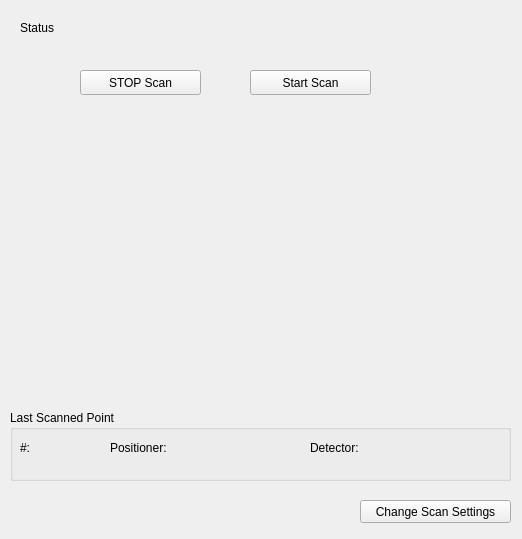
<?xml version="1.0" encoding="UTF-8"?>
<ui version="4.0">
 <class>Form</class>
 <widget class="QWidget" name="Form">
  <property name="geometry">
   <rect>
    <x>0</x>
    <y>0</y>
    <width>522</width>
    <height>539</height>
   </rect>
  </property>
  <property name="windowTitle">
   <string>Form</string>
  </property>
  <widget class="VCLStopPushButton" name="vclstoppushbutton">
   <property name="geometry">
    <rect>
     <x>80</x>
     <y>70</y>
     <width>121</width>
     <height>25</height>
    </rect>
   </property>
   <property name="text">
    <string>STOP Scan</string>
   </property>
   <property name="variable" stdset="0">
    <string>MCTCFG01:MONO01_OPT_SCAN.EXSC</string>
   </property>
   <property name="clickText">
    <string>0</string>
   </property>
  </widget>
  <widget class="VCLStartPushButton" name="vclstartpushbutton">
   <property name="geometry">
    <rect>
     <x>250</x>
     <y>70</y>
     <width>121</width>
     <height>25</height>
    </rect>
   </property>
   <property name="text">
    <string>Start Scan</string>
   </property>
   <property name="variable" stdset="0">
    <string>MCTCFG01:MONO01_OPT_SCAN_PARMS.GO</string>
   </property>
  </widget>
  <widget class="QELabel" name="qelabel">
   <property name="geometry">
    <rect>
     <x>70</x>
     <y>20</y>
     <width>311</width>
     <height>21</height>
    </rect>
   </property>
   <property name="variable" stdset="0">
    <string>MCTCFG01:MONO01_OPT_SCAN.SMSG</string>
   </property>
  </widget>
  <widget class="QLabel" name="label">
   <property name="geometry">
    <rect>
     <x>20</x>
     <y>20</y>
     <width>51</width>
     <height>16</height>
    </rect>
   </property>
   <property name="text">
    <string>Status</string>
   </property>
  </widget>
  <widget class="QEPushButton" name="qepushbutton">
   <property name="geometry">
    <rect>
     <x>360</x>
     <y>500</y>
     <width>151</width>
     <height>23</height>
    </rect>
   </property>
   <property name="text">
    <string>Change Scan Settings</string>
   </property>
   <property name="variable" stdset="0">
    <string/>
   </property>
   <property name="guiFile" stdset="0">
    <string>MCT_opt_scan_parm.ui</string>
   </property>
   <property name="creationOption" stdset="0">
    <enum>QEPushButton::NewWindow</enum>
   </property>
  </widget>
  <widget class="QEBitStatus" name="qebitstatus">
   <property name="geometry">
    <rect>
     <x>390</x>
     <y>20</y>
     <width>21</width>
     <height>20</height>
    </rect>
   </property>
   <property name="numberOfBits">
    <number>1</number>
   </property>
   <property name="offColour">
    <color>
     <red>0</red>
     <green>85</green>
     <blue>0</blue>
    </color>
   </property>
   <property name="variable" stdset="0">
    <string>MCTCFG01:MONO01_OPT_SCAN.BUSY</string>
   </property>
  </widget>
  <widget class="QEForm" name="qeform">
   <property name="geometry">
    <rect>
     <x>10</x>
     <y>120</y>
     <width>511</width>
     <height>301</height>
    </rect>
   </property>
   <property name="uiFile" stdset="0">
    <string>MCT_opt_scan_plot.ui</string>
   </property>
   <property name="variableSubstitutions" stdset="0">
    <string>P=MCTCFG01:,S=MONO01_OPT_SCAN,N=01</string>
   </property>
  </widget>
  <widget class="QGroupBox" name="groupBox">
   <property name="geometry">
    <rect>
     <x>10</x>
     <y>410</y>
     <width>501</width>
     <height>71</height>
    </rect>
   </property>
   <property name="title">
    <string>Last Scanned Point</string>
   </property>
   <widget class="QELabel" name="qelabel_2">
    <property name="geometry">
     <rect>
      <x>170</x>
      <y>30</y>
      <width>91</width>
      <height>21</height>
     </rect>
    </property>
    <property name="variable" stdset="0">
     <string>MCTCFG01:MONO01_OPT_SCAN.R1CV </string>
    </property>
   </widget>
   <widget class="QLabel" name="label_2">
    <property name="geometry">
     <rect>
      <x>100</x>
      <y>30</y>
      <width>71</width>
      <height>16</height>
     </rect>
    </property>
    <property name="text">
     <string>Positioner:</string>
    </property>
   </widget>
   <widget class="QELabel" name="qelabel_3">
    <property name="geometry">
     <rect>
      <x>370</x>
      <y>30</y>
      <width>91</width>
      <height>21</height>
     </rect>
    </property>
    <property name="variable" stdset="0">
     <string>MCTCFG01:MONO01_OPT_SCAN.D01CV</string>
    </property>
   </widget>
   <widget class="QLabel" name="label_3">
    <property name="geometry">
     <rect>
      <x>300</x>
      <y>30</y>
      <width>61</width>
      <height>16</height>
     </rect>
    </property>
    <property name="text">
     <string>Detector:</string>
    </property>
   </widget>
   <widget class="QLabel" name="label_4">
    <property name="geometry">
     <rect>
      <x>10</x>
      <y>30</y>
      <width>21</width>
      <height>16</height>
     </rect>
    </property>
    <property name="text">
     <string>#:</string>
    </property>
   </widget>
   <widget class="QELabel" name="qelabel_4">
    <property name="geometry">
     <rect>
      <x>30</x>
      <y>30</y>
      <width>31</width>
      <height>21</height>
     </rect>
    </property>
    <property name="variable" stdset="0">
     <string>MCTCFG01:MONO01_OPT_SCAN.CPT</string>
    </property>
   </widget>
  </widget>
  <zorder>vclstoppushbutton</zorder>
  <zorder>vclstartpushbutton</zorder>
  <zorder>qelabel</zorder>
  <zorder>label</zorder>
  <zorder>qebitstatus</zorder>
  <zorder>qepushbutton</zorder>
  <zorder>qeform</zorder>
  <zorder>groupBox</zorder>
 </widget>
 <customwidgets>
  <customwidget>
   <class>QEBitStatus</class>
   <extends>QBitStatus</extends>
   <header>QEBitStatus.h</header>
  </customwidget>
  <customwidget>
   <class>QEForm</class>
   <extends>QWidget</extends>
   <header>QEForm.h</header>
  </customwidget>
  <customwidget>
   <class>QELabel</class>
   <extends>QLabel</extends>
   <header>QELabel.h</header>
  </customwidget>
  <customwidget>
   <class>QEPushButton</class>
   <extends>QPushButton</extends>
   <header>QEPushButton.h</header>
  </customwidget>
  <customwidget>
   <class>QBitStatus</class>
   <extends>QWidget</extends>
   <header>QBitStatus.h</header>
  </customwidget>
  <customwidget>
   <class>VCLStartPushButton</class>
   <extends>QEPushButton</extends>
   <header>VCLStartPushButton.h</header>
  </customwidget>
  <customwidget>
   <class>VCLStopPushButton</class>
   <extends>QEPushButton</extends>
   <header>VCLStopPushButton.h</header>
  </customwidget>
 </customwidgets>
 <resources/>
 <connections/>
</ui>
